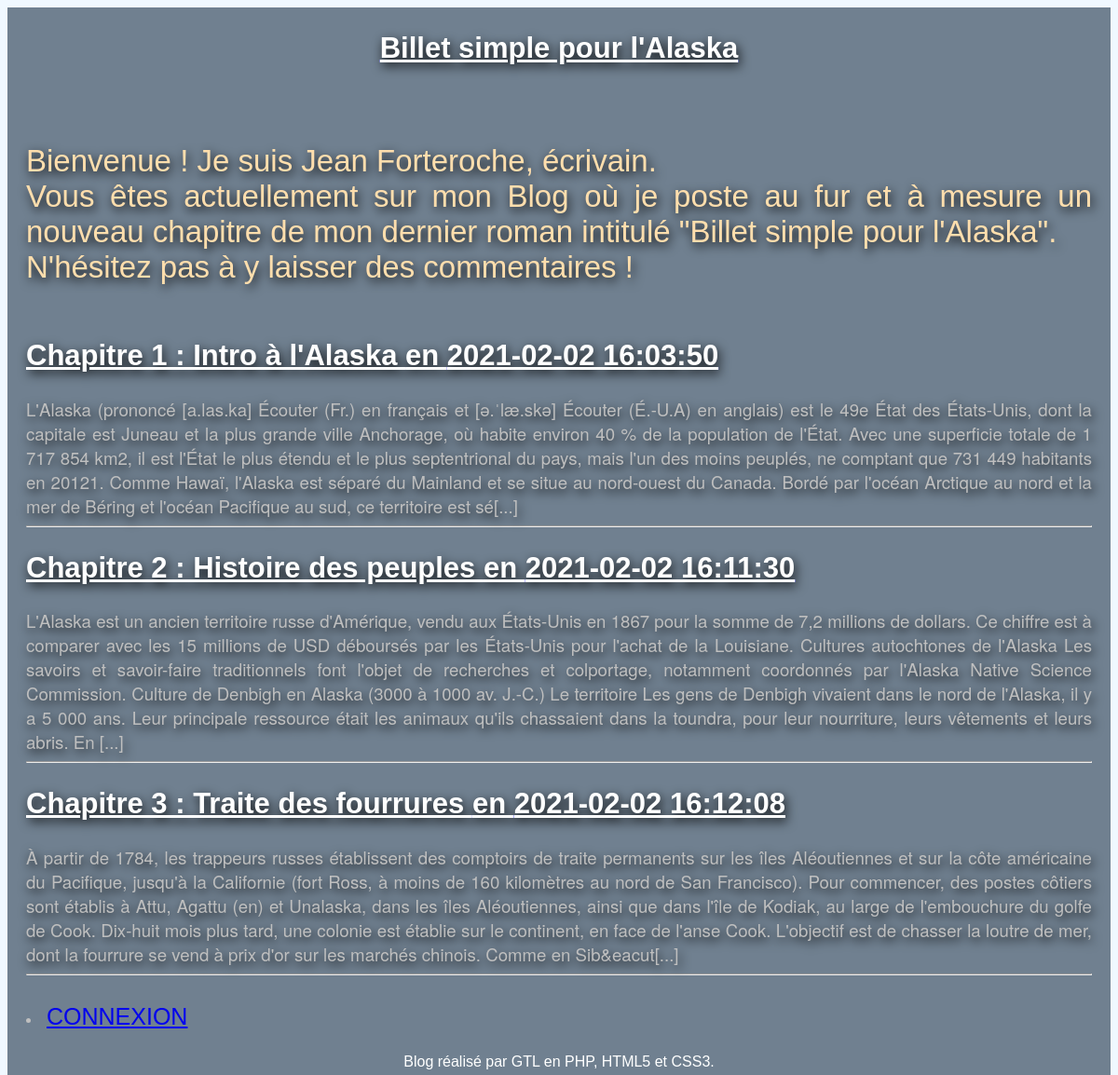
The page / on the database its author committed.
### tables this page shows
CREATE TABLE `t_billet` (
  `BIL_ID` int(11) NOT NULL,
  `BIL_DATE` datetime NOT NULL,
  `BIL_TITRE` varchar(100) NOT NULL,
  `BIL_CONTENU` varchar(8000) NOT NULL
);

### controleur/ControleurAccueil.php (called while the page is built)
<?php
require_once 'modele/Billet.php';
require_once 'vue/Vue.php';
class ControleurAccueil {
  private $billet;
  public function __construct() {
    $this->billet = new Billet();
  }
  public function accueil() {
    $billets = $this->billet->getBillets();
    $vue = new Vue("Accueil");
    $vue->generer(array('billets' => $billets));
  }
}

### modele/Billet.php (called while the page is built, shortened)
<?php
require_once 'modele/Modele.php';
class Billet extends Modele
{
    public function getBillets()
    {
        $sql = 'SELECT BIL_ID as id, BIL_DATE as date, BIL_TITRE as titre, BIL_CONTENU as contenu from T_BILLET ';
        $billets = $this->executerRequete($sql);
        return $billets;
    }
}

### modele/Modele.php (called while the page is built)
<?php
class Modele {
  private $bdd;
  protected function executerRequete($sql, $params = null) {
    if ($params == null) {
      $resultat = $this->getBdd()->query($sql);
    }
    else {
      $resultat = $this->getBdd()->prepare($sql);
      $resultat->execute($params);
    }
    return $resultat;
  }
  private function getBdd() {
    if ($this->bdd == null) {
      $this->bdd = new PDO('mysql:host=localhost;dbname=projet_4;charset=utf8', 'root', 'root', array(PDO::ATTR_ERRMODE => PDO::ERRMODE_EXCEPTION));
    }
    return $this->bdd;
  }
}

### index.php (called while the page is built, shortened)
<?php
require 'controleur/Routeur.php';
$routeur = new Routeur();
$routeur->routerRequete();

### vue/vueAccueil.php (the view)
<?php $this->titre = "Billet simple pour l'Alaska"; ?>
<?php foreach ($billets as $billet): ?>
    <article>
            <a href="<?= "index.php?action=billet&id=" . $billet['id'] ?>">
                <h1 class="titreBillet"><?= $billet['titre'] ?> en <time><?= $billet['date'] ?></time></h1>
            </a>
        <?php $billet = $billet['contenu'];
        echo substr($billet, 0, 1000) . "[...]";
        ?>
    </article>
    <hr />
<?php endforeach; ?>

### vue/gabarit.php (shortened to what this page needs)
<!doctype html>
<html lang="fr">
  <head>
    <link rel="stylesheet" href="style.css" />
  </head>
  <body>
    <div id="global">
      <header>
      <a href="index.php"><h1 id="titreBlog">Billet simple pour l'Alaska</h1></a>
      <div id="top">
        <p> Bienvenue ! Je suis Jean Forteroche, écrivain.<br>
            Vous êtes actuellement sur mon Blog où je poste au fur et à mesure un nouveau chapitre de mon dernier roman intitulé "Billet simple pour l'Alaska".<br>
            N'hésitez pas à y laisser des commentaires !
        </p>
      </div>
      </header>
      <div id="contenu">
        <?= $contenu ?>
      </div>
      <?php
        if (isset($_SESSION['pseudo'])) {
            echo '<li><a href="index.php?action=logout">DECONNEXION</a></li>';
            echo '<li><a href="index.php?action=admin">ADMINISTRATION</a></li>';
        } else {
            echo '<li><a href="index.php?action=login">CONNEXION</a></li>';
        }
      ?>
      <footer id="piedBlog">
        Blog réalisé par GTL en PHP, HTML5 et CSS3.
      </footer>
    </div>
  </body>
</html>

### controleur/Routeur.php (shortened to what this page needs)
<?php
require_once 'controleur/ControleurAccueil.php';
require_once 'vue/Vue.php';
class Routeur {
    private $ctrlAccueil;
    private $ctrlBillet;
    private $ctrlUtilisateur;
    private $ctrlAdmin;
    private $ctrlCommentaire;
    public function __construct() {
        $this->ctrlAccueil = new ControleurAccueil();
        $this->ctrlBillet = new ControleurBillet();
        $this->ctrlUtilisateur = new ControleurUtilisateur();
        $this->ctrlAdmin = new ControleurAdmin();
        $this->ctrlCommentaire = new ControleurCommentaire();
    }
    public function routerRequete() {
        try {
            if (isset($_GET['action'])) {
                if ($_GET['action'] == 'billet') {
                    $idBillet = intval($this->getParametre($_GET, 'id'));
                    if ($idBillet != 0) {
                        $this->ctrlBillet->billet($idBillet);
                    }
                    else
                        throw new Exception("Identifiant de billet non valide");
                }
                else if ($_GET['action'] == 'commenter') {
                    $auteur = $this->getParametre($_POST, 'auteur');
                    $contenu = $this->getParametre($_POST, 'contenu');
                    $idBillet = $this->getParametre($_POST, 'id');
                    $this->ctrlBillet->commenter($auteur, $contenu, $idBillet);
                }
                else if ($_GET['action'] == 'login') {
                    $this->ctrlUtilisateur->login();
                }
                else if ($_GET['action'] == 'connexion') {
                    $pseudo = $this->getParametre($_POST, 'pseudo');
                    $resultat = $this->getParametre($_POST, 'password');
                    $this->ctrlUtilisateur->authentification($pseudo, $resultat);
                }
                else if ($_GET['action'] == 'admin') {
                    if (!isset($_SESSION['pseudo'])) {
                        header("Location: index.php");
                    } else {
                        $this->ctrlAdmin->admin();
                    }
                }
                else if ($_GET['action'] == 'logout') {
                    $this->ctrlUtilisateur->logout();
                }
                else if ($_GET['action'] == 'ajouterArticle') {
                    if (!isset($_SESSION['pseudo'])) {
                        header("Location: index.php");
                    } else {
                        $vue = new Vue("AjoutBillet");
                        $vue->generer(array());
                    }
                }
                else if ($_GET['action'] == 'modifierArticle') {
                    if (!isset($_SESSION['pseudo'])) {
                        header("Location: index.php");
                    } else {
                        $idBillet = $this->getParametre($_GET, 'id');
                        $this->ctrlBillet->changerArticle($idBillet);
                    }
                }
                else if ($_GET['action'] == 'modificationBillet') {
                    if (!isset($_SESSION['pseudo'])) {
                        header("Location: index.php");
                    } else {
                        $idBillet = $this->getParametre($_GET, 'id');
                        $titre = $this->getParametre($_POST, 'titre');
                        $contenu = $this->getParametre($_POST, 'contenu');
                        $this->ctrlBillet->modifierArticle($titre, $contenu, $idBillet);
                    }
                }
                else if ($_GET['action'] == 'ajoutBillet') {
                    if (!isset($_SESSION['pseudo'])) {
                        header("Location: index.php");
                    } else {
                        $titre = $this->getParametre($_POST, 'titre');
                        $contenu = $this->getParametre($_POST, 'contenu');
                        $this->ctrlBillet->ajouterArticle($titre, $contenu);
                    }
                }
                 else if ($_GET['action'] == 'delete') {
                    if (!isset($_SESSION['pseudo'])) {
                        header("Location: index.php");
                    } else {
                        $idBillet = $this->getParametre($_GET, 'id');
                        $this->ctrlBillet->supprimer($idBillet);
                    }
                }
                else if ($_GET['action'] == 'signalerCommentaire') {
                    $idBillet = $this->getParametre($_GET, 'bilid');
                    $idCommentaire = $this->getParametre($_GET, 'id');
                    $this->ctrlCommentaire->signalerCommentaires($idBillet, $idCommentaire);
                }
                else if ($_GET['action'] == 'deleteCom') {
                    if (!isset($_SESSION['pseudo'])) {
                        header("Location: index.php");
                    } else {
                        $idCommentaire = $this->getParametre($_GET, 'id');
                        $this->ctrlCommentaire->supprimerCommentaire($idCommentaire);
                    }
                }
                else if ($_GET['action'] == 'validerCom') {
                    if (!isset($_SESSION['pseudo'])) {
                        header("Location: index.php");
                    } else {
                        $idCommentaire = $this->getParametre($_GET, 'id');
                        $this->ctrlCommentaire->validerCommentaire($idCommentaire);
                    }
                }
                else
                    throw new Exception("Action non valide");
                }
            else {
                $this->ctrlAccueil->accueil();
            }
        }
        catch (Exception $e) {
            $this->erreur($e->getMessage());
        }
    }
}

### vue/Vue.php (shortened to what this page needs)
<?php
class Vue {
  private $fichier;
  private $titre;
  public function __construct($action) {
    $this->fichier = "vue/Vue" . $action . ".php";
  }
  public function generer($donnees) {
    $contenu = $this->genererFichier($this->fichier, $donnees);
    $vue = $this->genererFichier('vue/gabarit.php',
      array('titre' => $this->titre, 'contenu' => $contenu));
    echo $vue;
  }
  private function genererFichier($fichier, $donnees) {
    if (file_exists($fichier)) {
      extract($donnees);
      require $fichier;
      return ob_get_clean();
    }
    else {
      throw new Exception("Fichier '$fichier' introuvable");
    }
  }
}

### style.css (style rules this page uses)
html, body { height: 100%; }
body { color: #bfbfbf; background: aliceblue; font-family: 'Futura-Medium', 'Futura', 'Trebuchet MS', sans-serif; }
h1 { color: white; text-decoration: underline; filter: drop-shadow(2px 4px 6px black); }
#global { min-height: 100%; background: slategrey; text-align: justify; padding: 5px 20px; }
#top { display: flex; justify-content: space-between; padding-top: 15px; filter: drop-shadow(2px 4px 6px black); }
#contenu { margin-bottom : 30px; }
#titreBlog, #piedBlog { text-align: center; color: white; }
header p { font-size: 20px; color: navajowhite; width: 52%; padding-top: 15px; }
@media screen and (max-width: 1366px) { #top { filter: drop-shadow(2px 4px 6px black); } }
@media screen and (max-width: 1366px) { #contenu p { filter: drop-shadow(2px 4px 6px black); } }
@media screen and (max-width: 1366px) { header p { width: 100%; font-size: 33px; } }
@media screen and (max-width: 1366px) { h1 { font-size: 31px; } }
@media screen and (max-width: 1366px) { a { font-size: 25px; } }
@media screen and (max-width: 1366px) { #piedBlog { padding-top: 25px; } }

### rows shown on the page
t_billet: BIL_TITRE "Chapitre 1 : Intro à l'Alaska", BIL_DATE "2021-02-02 16:03:50", BIL_CONTENU "L'Alaska (prononcé [a.las.ka] Écouter (Fr.) en français et [ə.ˈlæ.skə] Écouter (É.-U.A) en anglais) est le 49e État des États-Unis, dont la capitale est Juneau et la plus grande ville Anchorage, où habite environ 40 % de la population de l'État. Avec une superficie totale de 1 717 854 km2, il est l'État le plus étendu et le plus septentrional du pays, mais l'un des moins peuplés, ne comptant que 731 449 habitants en 20121. Comme Hawaï, l'Alaska est séparé du Mainland et se situe au nord-ouest du Canada. Bordé par l'océan Arctique au nord et la mer de Béring et l'océan Pacifique au sud, ce territoire est sé"
t_billet: BIL_TITRE "Chapitre 2 : Histoire des peuples", BIL_DATE "2021-02-02 16:11:30", BIL_CONTENU "L'Alaska est un ancien territoire russe d'Amérique, vendu aux États-Unis en 1867 pour la somme de 7,2 millions de dollars. Ce chiffre est à comparer avec les 15 millions de USD déboursés par les États-Unis pour l'achat de la Louisiane. Cultures autochtones de l'Alaska Les savoirs et savoir-faire traditionnels font l'objet de recherches et colportage, notamment coordonnés par l'Alaska Native Science Commission. Culture de Denbigh en Alaska (3000 à 1000 av. J.-C.) Le territoire Les gens de Denbigh vivaient dans le nord de l'Alaska, il y a 5 000 ans. Leur principale ressource était les animaux qu'ils chassaient dans la toundra, pour leur nourriture, leurs vêtements et leurs abris. En"
t_billet: BIL_TITRE "Chapitre 3 : Traite des fourrures", BIL_DATE "2021-02-02 16:12:08", BIL_CONTENU "À partir de 1784, les trappeurs russes établissent des comptoirs de traite permanents sur les îles Aléoutiennes et sur la côte américaine du Pacifique, jusqu'à la Californie (fort Ross, à moins de 160 kilomètres au nord de San Francisco). Pour commencer, des postes côtiers sont établis à Attu, Agattu (en) et Unalaska, dans les îles Aléoutiennes, ainsi que dans l'île de Kodiak, au large de l'embouchure du golfe de Cook. Dix-huit mois plus tard, une colonie est établie sur le continent, en face de l'anse Cook. L'objectif est de chasser la loutre de mer, dont la fourrure se vend à prix d'or sur les marchés chinois. Comme en Sib&eacut"
